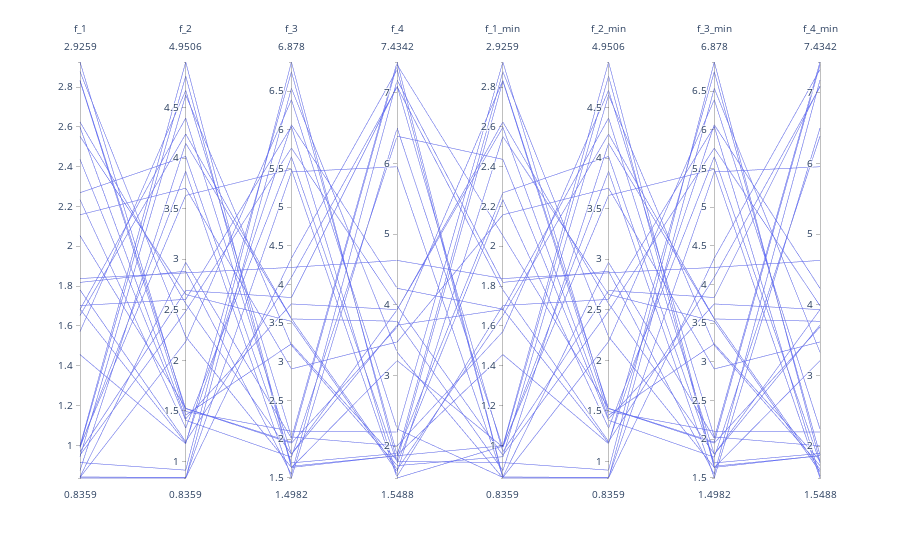

Notebook code for this chart:
### Code cell
ex.parallel_coordinates(
    res.outputs
)
